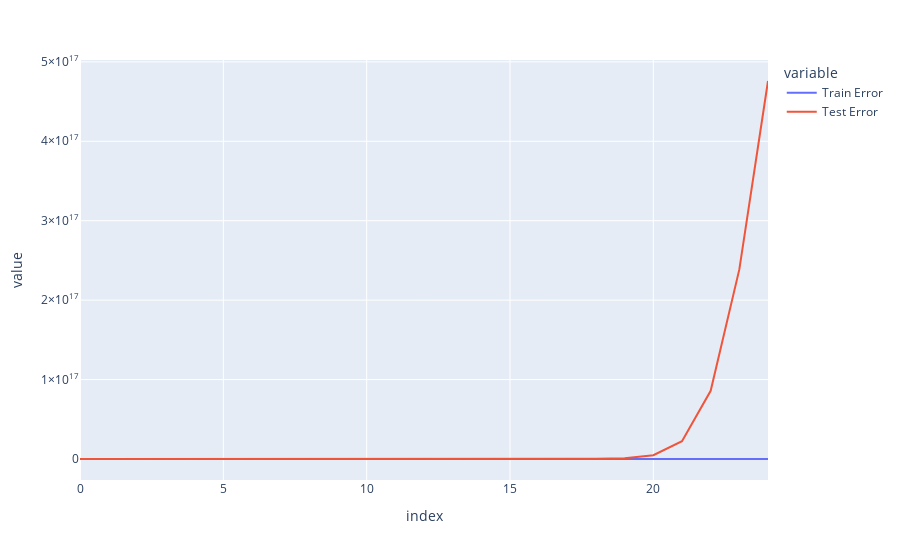

Notebook code cell kept with this figure:
### Code cell
px.line(errs)

### Figure 1 — Plotly figure (JSON) as saved in the notebook; plotly's stock layout.template omitted (floating-point values rounded to 4 significant figures)
{"data": [{"hovertemplate": "variable=Train Error<br>index=%{x}<br>value=%{y}<extra></extra>", "legendgroup": "Train Error", "line": {"color": "#636efa", "dash": "solid"}, "marker": {"symbol": "circle"}, "mode": "lines", "name": "Train Error", "orientation": "v", "showlegend": true, "type": "scatter", "x": [0, 1, 2, 3, 4, 5, 6, 7, 8, 9, 10, 11, 12, 13, 14, 15, 16, 17, 18, 19, 20, 21, 22, 23, 24], "xaxis": "x", "y": [82.49, 74.71, 70.3, 68.3, 64.83, 65.41, 259.7, 408.2, 558.0, 734.5, 946.4, 1181.0, 1433.0, 1701.0, 1997.0, 2321.0, 2670.0, 3040.0, 3429.0, 3888.0, 4273.0, 4670.0, 5091.0, 5554.0, 6054.0], "yaxis": "y"}, {"hovertemplate": "variable=Test Error<br>index=%{x}<br>value=%{y}<extra></extra>", "legendgroup": "Test Error", "line": {"color": "#EF553B", "dash": "solid"}, "marker": {"symbol": "circle"}, "mode": "lines", "name": "Test Error", "orientation": "v", "showlegend": true, "type": "scatter", "x": [0, 1, 2, 3, 4, 5, 6, 7, 8, 9, 10, 11, 12, 13, 14, 15, 16, 17, 18, 19, 20, 21, 22, 23, 24], "xaxis": "x", "y": [1056.0, 910.0, 854.5, 1556.0, 34440.0, 272200.0, 240400000.0, 19220000.0, 9897000000.0, 55210000000.0, 125300000000.0, 248200000000.0, 415100000000.0, 1276000000000.0, 4479000000000.0, 13570000000000.0, 37870000000000.0, 108400000000000.0, 343400000000000.0, 999900000000000.0, 4826000000000000.0, 2.237e+16, 8.589e+16, 2.387e+17, 4.759e+17], "yaxis": "y"}], "layout": {"legend": {"title": {"text": "variable"}, "tracegroupgap": 0}, "margin": {"t": 60}, "xaxis": {"anchor": "y", "domain": [0, 1], "title": {"text": "index"}}, "yaxis": {"anchor": "x", "domain": [0, 1], "title": {"text": "value"}}}}
